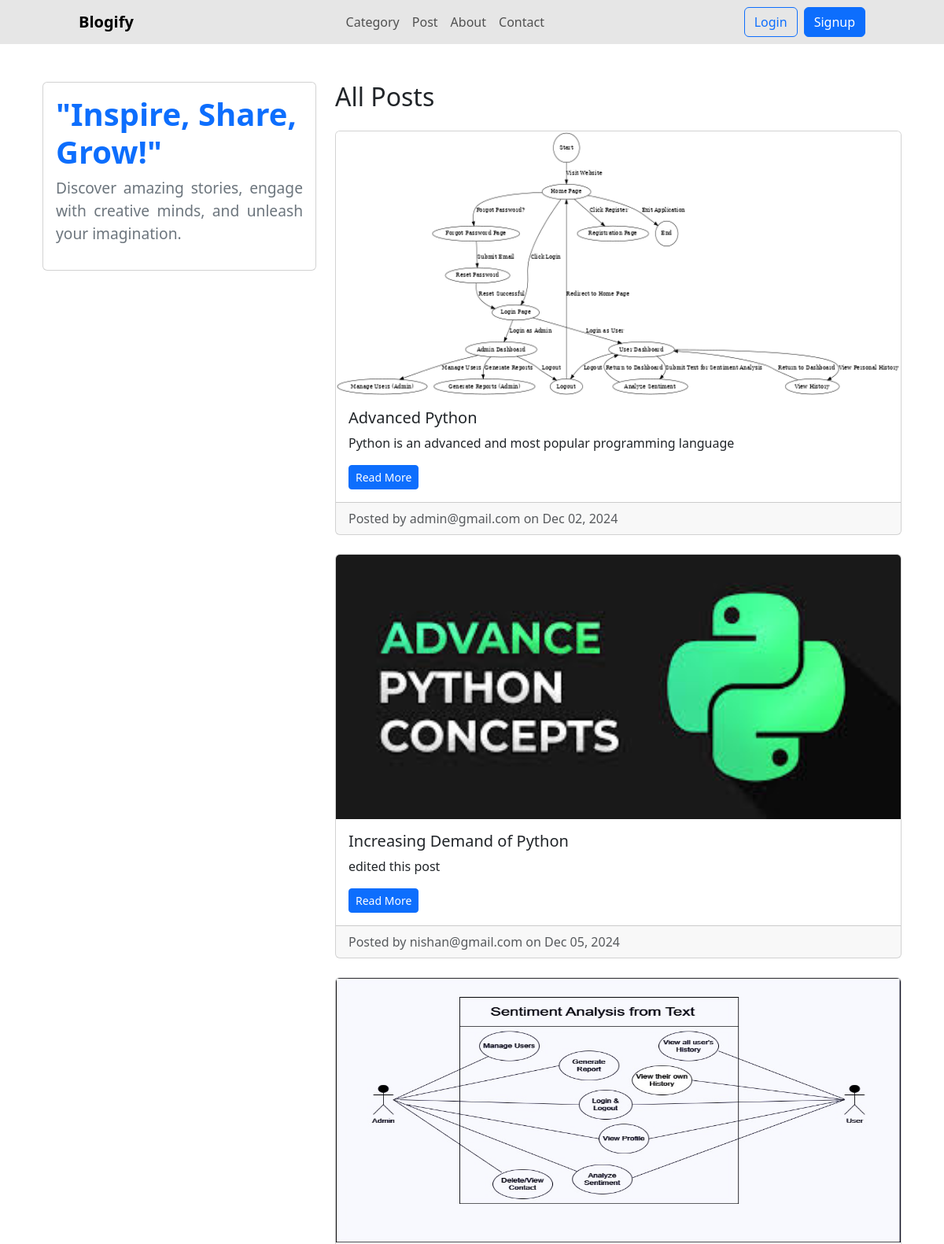
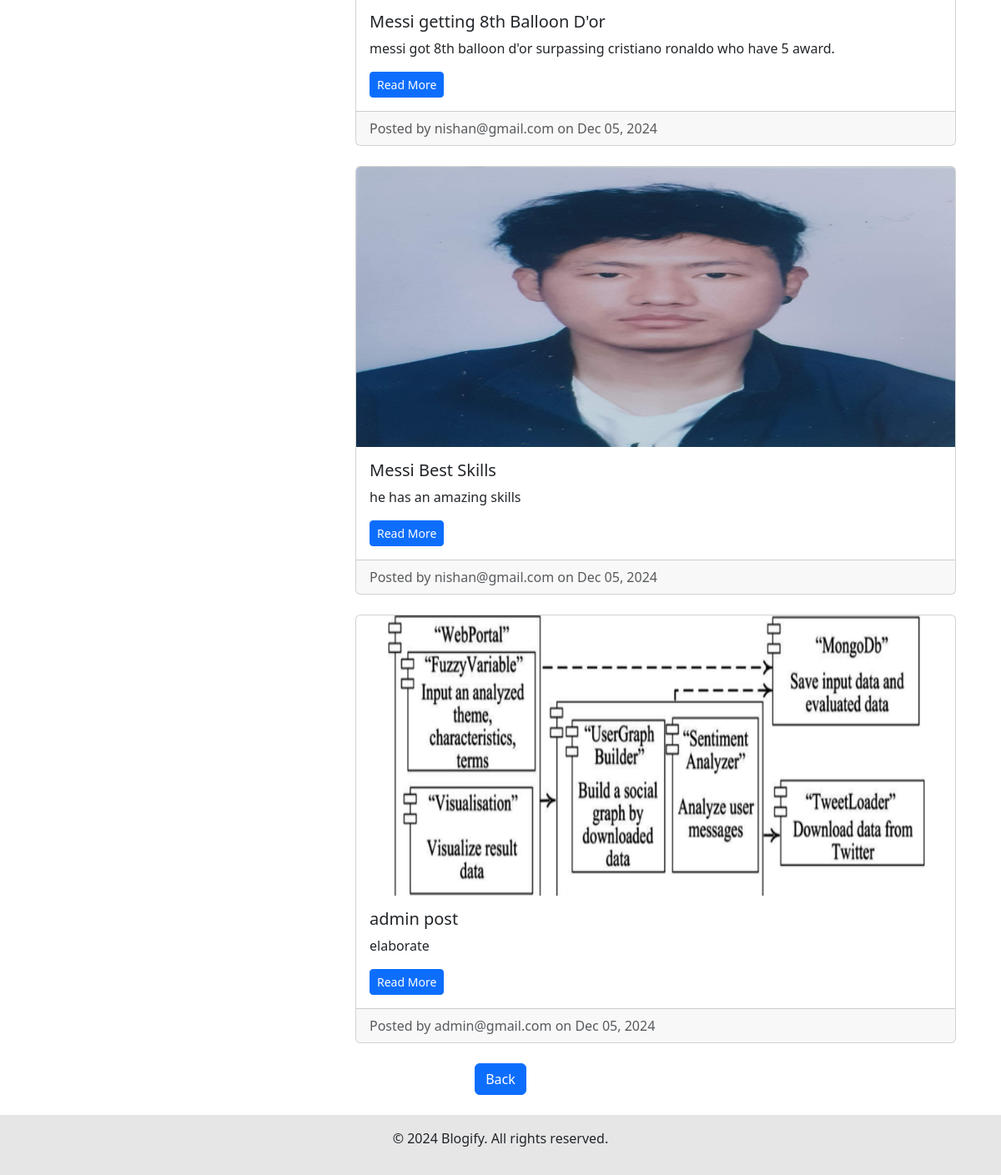
Page /post/ on the committed database (2 pictures, top to bottom).
### blog/models.py (models this page shows, shortened)
class Post(models.Model):
    title = models.CharField(max_length=200)
    content = models.TextField()
    author = models.ForeignKey(settings.AUTH_USER_MODEL, on_delete=models.CASCADE, related_name='posts')
    created_at = models.DateTimeField(auto_now_add=True)
    updated_at = models.DateTimeField(auto_now=True)
    published = models.BooleanField(default=False)
    slug = models.SlugField(unique=True)  # A slug to be used in the URL
    category = models.ForeignKey(Category, on_delete=models.CASCADE, related_name='posts', null=True, blank=True)  # Link to Category
    image = models.ImageField(upload_to='post_images/', null=True, blank=True)

### User/models.py (models this page shows)
class CustomUser(AbstractBaseUser, PermissionsMixin):
    email = models.EmailField(unique=True)
    first_name = models.CharField(max_length=100)
    last_name = models.CharField(max_length=100)
    is_active = models.BooleanField(default=True)
    is_staff = models.BooleanField(default=False)
    date_joined = models.DateTimeField(auto_now_add=True)
    profile_picture = models.ImageField(upload_to='profile_pics/', null=True, blank=True)
    USERNAME_FIELD = 'email'
    REQUIRED_FIELDS = ['first_name', 'last_name']
    objects = CustomUserManager()
    def __str__(self):
        return self.email

### blog/views.py (the view)
# urls.py: path('post/', views.AllPosts, name='all_posts'),
def AllPosts(request):
    posts = Post.objects.all()
    return render(request, 'all_posts.html', {'posts': posts})

### blog/templates/all_posts.html
{% extends 'blog_base.html' %}
{% block content %}
<div class="container mt-5">
    <div class="row">
        <div class="col-md-4">
            <div class="card p-3">
                <h1 style="font-size: 2.5rem; font-weight: bold; color: #0d6efd;">
                    "Inspire, Share, Grow!"
                </h1>
                <p style="font-size: 1.2rem; color: #6c757d; text-align:justify;">
                    Discover amazing stories, engage with creative minds, and unleash your imagination.
                </p>
            </div>
        </div>
        <div class="col-md-8">
            <h2 class="mb-4">All Posts</h2>
            <div class="row row-cols-1 row-cols-md-1 g-4">
                {% for post in posts %}
                <div class="col">
                    <div class="card h-100">
                        <img src="{{ post.image.url }}" class="card-img-top" alt="{{ post.title }}" style="height: 21rem;">
                        <div class="card-body">
                            <h5 class="card-title">{{ post.title }}</h5>
                            <p class="card-text">{{ post.content|truncatechars:150 }}</p>
                            <a href="{% url 'post_detail' post.id %}" class="btn btn-primary btn-sm">Read More</a>
                        </div>
                        <div class="card-footer text-muted">
                            Posted by {{ post.author }} on {{ post.created_at|date:"M d, Y" }}
                        </div>
                    </div>
                </div>
                {% empty %}
                <p>No posts to display.</p>
                {% endfor %}
            </div>
        </div>
        <div class="text-center my-4">
            <a  href="{% url 'landing_page'%}" class="btn btn-primary" >Back</a>
        </div>
    </div>
</div>
{% endblock %}

### rows in the picture
Post: image (picture), title "Advanced Python", content "Python is an advanced and most popular programming language", author "admin@gmail.com", created_at "Dec 02, 2024"
Post: image (picture), title "Increasing Demand of Python", content "edited this post", author "nishan@gmail.com", created_at "Dec 05, 2024"
Post: image (picture), title "Messi getting 8th Balloon D'or", content "messi got 8th balloon d'or surpassing cristiano ronaldo who have 5 award.", author "nishan@gmail.com", created_at "Dec 05, 2024"
Post: image (picture), title "Messi Best Skills", content "he has an amazing skills", author "nishan@gmail.com", created_at "Dec 05, 2024"
Post: image (picture), title "admin post", content "elaborate", author "admin@gmail.com", created_at "Dec 05, 2024"
